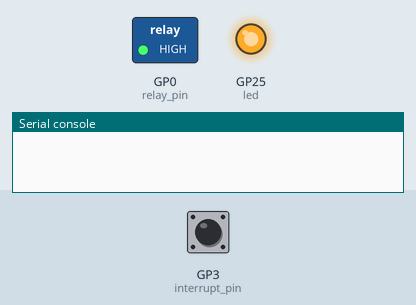
A program run on a simulated Raspberry Pi Pico running MicroPython. Parts: switched loads named in the program (green lamp = pin HIGH), output pins drawn as LEDs (lit = HIGH), the last lines printed to the serial console. The inputs (shaded band) are chosen by the test bench; at power-on: GP3 (interrupt_pin) LOW.

Above: at 1.2 s.
1.3 s: GP3 (interrupt_pin) pulled HIGH for 0.15 s
At 5.9 s:
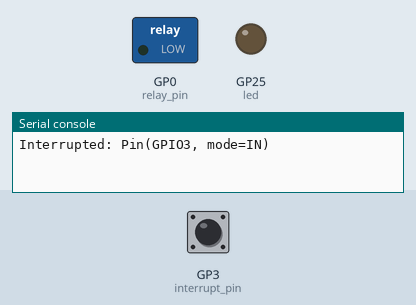
Timing chart, 0 to 7.4 s (numbered marks = the images above; inputs shaded):
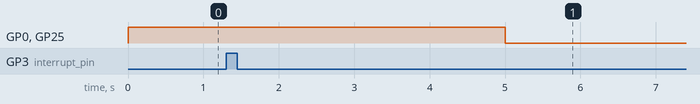

The program:

main.py
```python
"""
micropython application for pi pico.
This application sets the on board LED high and activates a relay for X seconds.
It then sets it low and then sleeps for Y seconds.
Then it wakes up and repeats.

It also includes an interrupt on the sleep when the LED/relay is off. This is useful
for an external sensor
For example: a PIR body/motion sensor to activate it while sleeping.

"""
from machine import Pin
from machine import lightsleep
from time import sleep

"""
USER CONFIGURATION
"""
# How long to keep output enabled for, in seconds
ACTIVE_TIME = 5
# How long to deep sleep for, in seconds
SLEEP_TIME = 60

"""
STATIC CONFIGURATION
"""
RELAY_PIN = 0
INTERRUPT_PIN = 3
ON_BOARD_LED = 25

"""
CALLBACKS
"""
def callback(pin):
    print(f"Interrupted: {pin}")

"""
INITIALIZATION
"""
led = Pin(25, Pin.OUT)
relay_pin = Pin(RELAY_PIN, Pin.OUT)

# Initialize interrupt pin as PULL_DOWN because for this example, the HC-SR501
# PIR goes HIGH for a period of time when it senses motion. So we catch rising edge.
interrupt_pin = Pin(INTERRUPT_PIN, Pin.IN, Pin.PULL_DOWN)
interrupt_pin.irq(trigger=Pin.IRQ_RISING, handler=callback)

"""
MAIN LOOP
"""
while True:
    led.high()  # Turn on LED
    relay_pin.high()  # Turn on relay
    # Sleep for ACTIVE_TIME seconds. This sleep isn't interrupted by the interrupt pin.
    sleep(ACTIVE_TIME)
    led.low()  # Turn off LED
    relay_pin.low()  # Turn off relay
    # sleep for SLEEP_TIME seconds, allowing for interrupt to wake it up to loop early.
    lightsleep(SLEEP_TIME * 1000)
```
